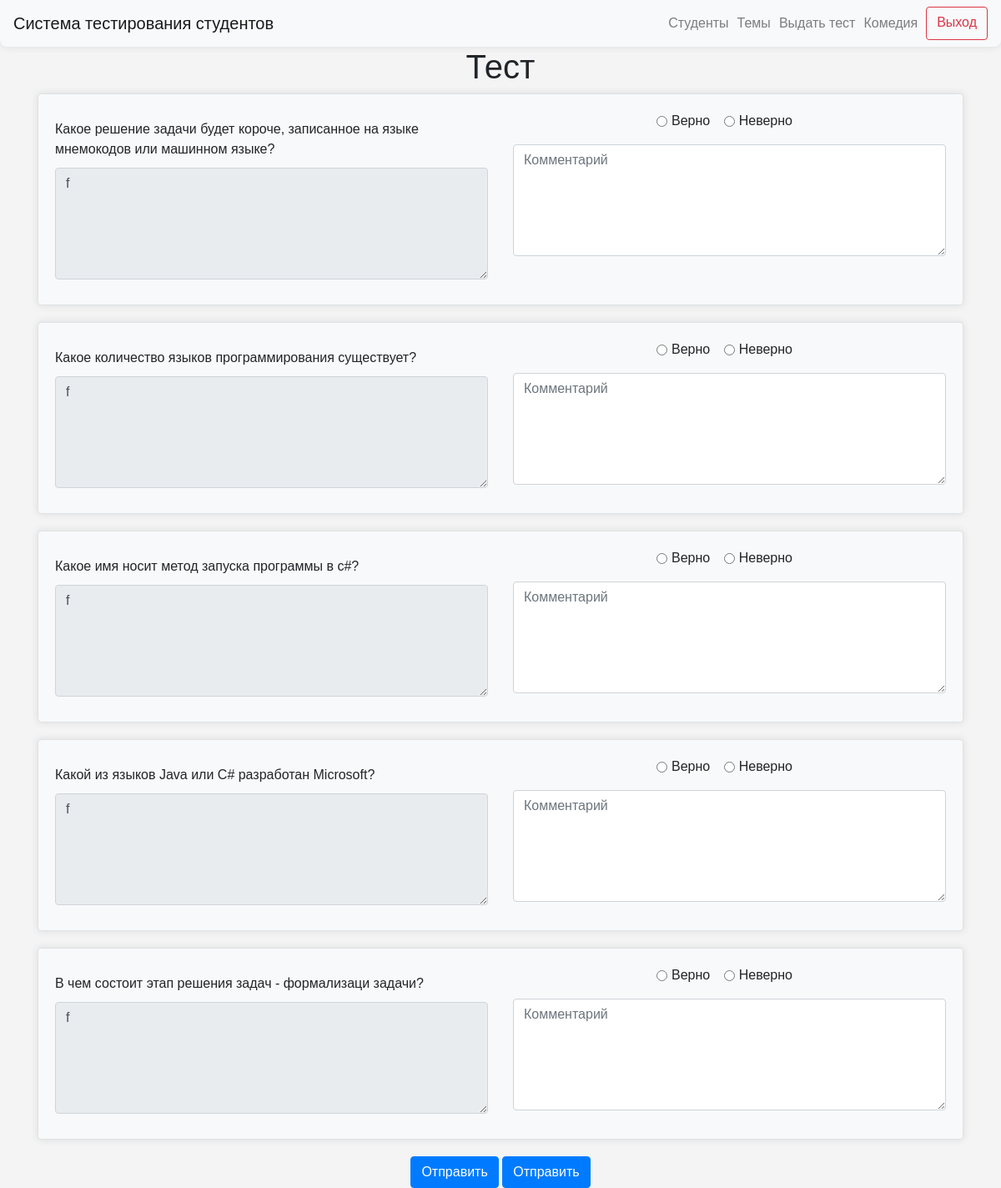
/test_result/1 (signed in), run on the app's committed database.
### data/users.py (models this page shows)
class User(SqlAlchemyBase, UserMixin, SerializerMixin):
    __tablename__ = "users"
    id = sqlalchemy.Column(
        sqlalchemy.Integer,
        primary_key=True,
        autoincrement=True,
    )
    name = sqlalchemy.Column(
        sqlalchemy.String,
        nullable=True,
    )
    group_id = sqlalchemy.Column(
        sqlalchemy.Integer,
        sqlalchemy.ForeignKey(
            "groups.id",
            ondelete="CASCADE",
        ),
        nullable=False,
    )
    date_of_birth = sqlalchemy.Column(
        sqlalchemy.Date,
        nullable=False,
    )
    user_level = sqlalchemy.Column(
        sqlalchemy.String,
        default="student",
    )

### data/questions.py (models this page shows)
class Question(SqlAlchemyBase, UserMixin, SerializerMixin):
    __tablename__ = "questions"
    id = sqlalchemy.Column(sqlalchemy.Integer,
                           primary_key=True, autoincrement=True)
    text = sqlalchemy.Column(sqlalchemy.String, nullable=True)
    topic_id = sqlalchemy.Column(sqlalchemy.Integer, sqlalchemy.ForeignKey("topics.id"), nullable=True)

### server.py (the view)
@app.route("/test_result/<int:test_id>")
@login_required
def test_result(test_id):
    if current_user.user_level == "admin":
        db_sess = db_session.create_session()
        test = db_sess.query(BlitzTest).filter(BlitzTest.id == test_id).first()
        questions = [
            db_sess.query(Question).filter(Question.id == test.question_1).first(),
            db_sess.query(Question).filter(Question.id == test.question_2).first(),
            db_sess.query(Question).filter(Question.id == test.question_3).first(),
            db_sess.query(Question).filter(Question.id == test.question_4).first(),
            db_sess.query(Question).filter(Question.id == test.question_5).first(),
        ]
        answers = [
            db_sess.query(BlitzTest.answer_1).filter(BlitzTest.id == test_id).first(),
            db_sess.query(BlitzTest.answer_2).filter(BlitzTest.id == test_id).first(),
            db_sess.query(BlitzTest.answer_3).filter(BlitzTest.id == test_id).first(),
            db_sess.query(BlitzTest.answer_4).filter(BlitzTest.id == test_id).first(),
            db_sess.query(BlitzTest.answer_5).filter(BlitzTest.id == test_id).first(),
        ]
        comments = [
            db_sess.query(BlitzTest.comment_1).filter(BlitzTest.id == test_id)[0],
            db_sess.query(BlitzTest.comment_2).filter(BlitzTest.id == test_id)[0],
            db_sess.query(BlitzTest.comment_3).filter(BlitzTest.id == test_id)[0],
            db_sess.query(BlitzTest.comment_4).filter(BlitzTest.id == test_id)[0],
            db_sess.query(BlitzTest.comment_5).filter(BlitzTest.id == test_id)[0],
        ]
        results = [
            db_sess.query(BlitzTest.result_answer_1).filter(BlitzTest.id == test_id)[0],
            db_sess.query(BlitzTest.result_answer_2).filter(BlitzTest.id == test_id)[0],
            db_sess.query(BlitzTest.result_answer_3).filter(BlitzTest.id == test_id)[0],
            db_sess.query(BlitzTest.result_answer_4).filter(BlitzTest.id == test_id)[0],
            db_sess.query(BlitzTest.result_answer_5).filter(BlitzTest.id == test_id)[0],
        ]
        que_ans_comm_results = zip(questions, answers, comments, results)
        return render_template("test_result.html", test=test, que_ans_comm_results=que_ans_comm_results, title="Тест")
    abort(403)

### data/db_session.py (called while the page is built)
def create_session() -> Session:
    global __factory
    return __factory()

### server.py (called while the page is built)
@login_manager.user_loader
def load_user(user_id):
    db_sess = db_session.create_session()
    return db_sess.query(User).get(user_id)

### templates/test_result.html
{% extends "base.html" %}
{% block content %}
<div class="container text-center">
    <h1>Тест</h1>
    <form action="{{ url_for('submit_test_result', test_id=test.id) }}" method="post">
        {% for question, answer, comment, result in que_ans_comm_results %}
        <div class="row">
            <div class="col-md-12 mx-auto border rounded custom-div" style="margin-bottom: 20px;">
                <div class="row">
                    <div class="col-md-6">
                        {% if question == None %}
                        <p class="text-left" style="margin: 10px 0;">Вопрос удален</p>
                        {% else %}
                        <p class="text-left" style="margin: 10px 0;">{{ question.text }}</p>
                        {% endif %}
                        {% if answer[0] == None %}
                        <textarea name="answer" class="form-control" rows="5" style="margin: 10px 0;"
                                  readonly></textarea>
                        {% else %}
                        <textarea name="answer" class="form-control" rows="5" style="margin: 10px 0;" readonly>{{ answer[0] }}</textarea>
                        {% endif %}
                    </div>
                    <div class="col-md-6">
                        <div class="form-group form-check-inline">
                            {% if result[0] == 1 %}
                            <input class="form-check-input" type="radio" name="correct{{ loop.index }}"
                                   id="correct{{ loop.index }}_true" value="true" checked="checked">
                            {% else %}
                            <input class="form-check-input" type="radio" name="correct{{ loop.index }}"
                                   id="correct{{ loop.index }}_true" value="true">
                            {% endif %}
                            <label class="form-check-label" for="correct{{ loop.index }}_true">
                                Верно
                            </label>
                        </div>
                        <div class="form-group form-check-inline">
                            {% if result[0] == 0 %}
                            <input class="form-check-input" type="radio" name="correct{{ loop.index }}"
                                   id="correct{{ loop.index }}_false" value="false" checked="checked">
                            {% else %}
                            <input class="form-check-input" type="radio" name="correct{{ loop.index }}"
                                   id="correct{{ loop.index }}_false" value="false">
                            {% endif %}
                            <label class="form-check-label" for="correct{{ loop.index }}_false">
                                Неверно
                            </label>
                        </div>
                        {% if comment[0] == None %}
                        <textarea name="comment" class="form-control" rows="5" style="margin-bottom: 10px 0; "
                                  placeholder="Комментарий"></textarea>
                        {% else %}
                        <textarea name="comment" class="form-control" rows="5" style="margin-bottom: 10px 0;"
                                  placeholder="Комментарий">{{ comment[0] }}</textarea>
                        {% endif %}
                    </div>
                </div>
            </div>
        </div>
        {% endfor %}
        <div>
            <input type="submit" class="btn btn-primary" value="Отправить">
            <input type="submit" class="btn btn-primary" value="Отправить">
        </div>
    </form>
</div>
{% endblock %}

### templates/base.html (shortened to what this page needs)
<!doctype html>
<html lang="en">
<head>
    <link rel="stylesheet"
          href="https://stackpath.bootstrapcdn.com/bootstrap/4.4.1/css/bootstrap.min.css"
>
    <link rel="stylesheet" type="text/css" href="../static/css/style.css">
</head>
<body>
<header>
    <nav class="navbar navbar-light bg-light custom-navbar">
        <a class="navbar-brand" href="/">Система тестирования студентов</a>
        {% if current_user.is_authenticated %}
        <div class="d-flex flex-row-reverse">
            <a class="btn btn-outline-danger spaced-element" style="margin-left: 10px; text-align: center;"
               href="/logout">Выход</a>
            {% if current_user.user_level == 'admin' %}
            <a class="navbar-text" style="margin-left: 10px; text-align: center;">{{ current_user.name }}</a>
            <a class="navbar-text" style="margin-left: 10px; text-align: center;" href="/select_group_for_test">Выдать тест</a>
            <a class="navbar-text" style="margin-left: 10px; text-align: center;" href="/topics">Темы</a>
            <a class="navbar-text" style="margin-left: 10px; text-align: center;" href="/groups">Студенты</a>
            {% else %}
            <a class="navbar-text" style="margin-left: 10px; text-align: center;" href="{{ url_for('personal_cabinet', user_id=current_user.id) }}">{{ current_user.name }}</a>
            {% endif %}
        </div>
        {% endif %}
    </nav>
</header>
<main role="main" class="container">
    {% block content %}
    {% endblock %}
</main>
</body>
</html>

### static/css/style.css (style rules this page uses)
body { font-family: Arial, sans-serif; margin: 0; padding: 0; background-color: #f4f4f4; }
.custom-div { width: 80%; margin: 0 auto; padding: 20px; background-color: #f8f9fa; border-radius: 0 0 8px 8px; box-shadow: 0 0 10px rgba(0,0,0,0.1); }
.custom-navbar { margin: 0 auto; background-color: #f8f9fa; border-radius: 0 0 8px 8px; box-shadow: 0 0 10px rgba(0,0,0,0.1); }

### data on the page
User: name "Комедия"
Question: text "Какое решение задачи будет короче, записанное на языке мнемокодов или машинном языке?", answer "f"
Question: text "Какое количество языков программирования существует?", answer "f"
Question: text "Какое имя носит метод запуска программы в c#?", answer "f"
Question: text "Какой из языков Java или C# разработан Microsoft?", answer "f"
Question: text "В чем состоит этап решения задач - формализаци задачи?", answer "f"
